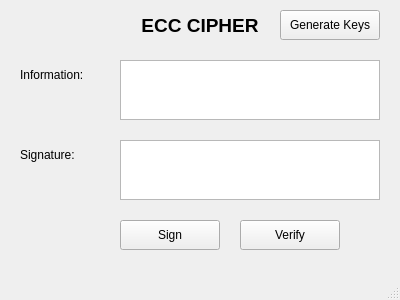
<?xml version="1.0" encoding="UTF-8"?>
<ui version="4.0">
 <class>ECCCipher</class>
 <widget class="QMainWindow" name="ECCCipher">
  <property name="geometry">
   <rect>
    <x>0</x>
    <y>0</y>
    <width>400</width>
    <height>300</height>
   </rect>
  </property>
  <property name="windowTitle">
   <string>ECC Cipher</string>
  </property>
  <widget class="QWidget" name="centralwidget">
   <widget class="QLabel" name="label_title">
    <property name="geometry">
     <rect>
      <x>120</x>
      <y>10</y>
      <width>160</width>
      <height>30</height>
     </rect>
    </property>
    <property name="font">
     <font>
      <pointsize>14</pointsize>
      <weight>75</weight>
      <bold>true</bold>
     </font>
    </property>
    <property name="text">
     <string>ECC CIPHER</string>
    </property>
    <property name="alignment">
     <set>Qt::AlignCenter</set>
    </property>
   </widget>
   <widget class="QPushButton" name="btn_generate_keys">
    <property name="geometry">
     <rect>
      <x>280</x>
      <y>10</y>
      <width>100</width>
      <height>30</height>
     </rect>
    </property>
    <property name="text">
     <string>Generate Keys</string>
    </property>
   </widget>
   <widget class="QLabel" name="label_information">
    <property name="geometry">
     <rect>
      <x>20</x>
      <y>60</y>
      <width>80</width>
      <height>30</height>
     </rect>
    </property>
    <property name="text">
     <string>Information:</string>
    </property>
   </widget>
   <widget class="QPlainTextEdit" name="txt_information">
    <property name="geometry">
     <rect>
      <x>120</x>
      <y>60</y>
      <width>260</width>
      <height>60</height>
     </rect>
    </property>
   </widget>
   <widget class="QLabel" name="label_signature">
    <property name="geometry">
     <rect>
      <x>20</x>
      <y>140</y>
      <width>80</width>
      <height>30</height>
     </rect>
    </property>
    <property name="text">
     <string>Signature:</string>
    </property>
   </widget>
   <widget class="QPlainTextEdit" name="txt_signature">
    <property name="geometry">
     <rect>
      <x>120</x>
      <y>140</y>
      <width>260</width>
      <height>60</height>
     </rect>
    </property>
   </widget>
   <widget class="QPushButton" name="btn_sign">
    <property name="geometry">
     <rect>
      <x>120</x>
      <y>220</y>
      <width>100</width>
      <height>30</height>
     </rect>
    </property>
    <property name="text">
     <string>Sign</string>
    </property>
   </widget>
   <widget class="QPushButton" name="btn_verify">
    <property name="geometry">
     <rect>
      <x>240</x>
      <y>220</y>
      <width>100</width>
      <height>30</height>
     </rect>
    </property>
    <property name="text">
     <string>Verify</string>
    </property>
   </widget>
  </widget>
  <widget class="QStatusBar" name="statusbar"/>
 </widget>
 <resources/>
 <connections/>
</ui>
